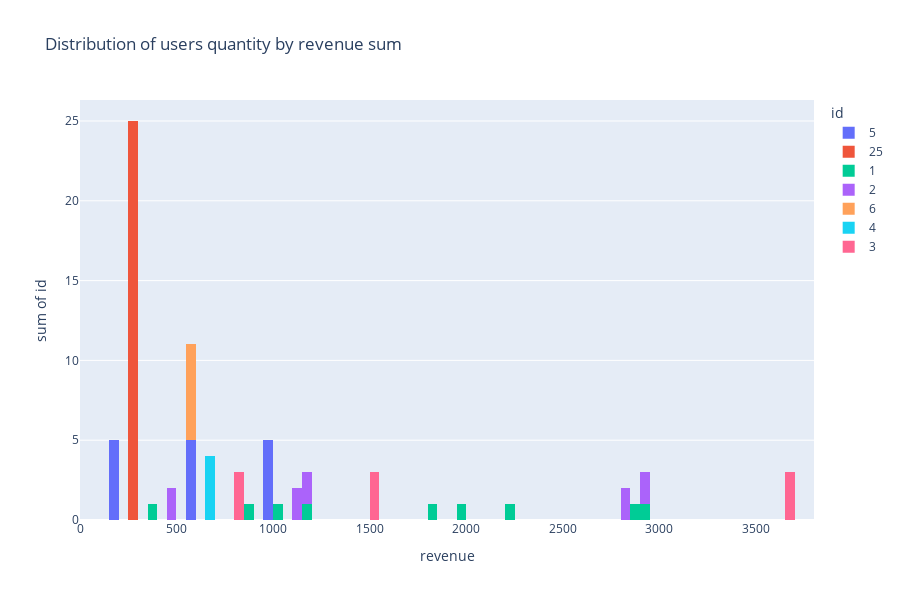

Notebook cell for this chart:
### Code cell
fig = px.histogram(hist_data_a,
                   x = 'revenue',
                   y = 'id',
                   color = 'id',        
                   nbins = 70,  
                   range_x = [0, 3800],
                   title = 'Distribution of users quantity by revenue sum, group A',
                   height = 600, width = 900)
fig.show()

### Figure 1 — Plotly figure (JSON) as saved in the notebook; plotly's stock layout.template omitted (floating-point values rounded to 4 significant figures)
{"data": [{"alignmentgroup": "True", "bingroup": "x", "histfunc": "sum", "hovertemplate": "id=5<br>revenue=%{x}<br>sum of id=%{y}<extra></extra>", "legendgroup": "5", "marker": {"color": "#636efa"}, "name": "5", "nbinsx": 70, "offsetgroup": "5", "orientation": "v", "showlegend": true, "type": "histogram", "x": [199, 590, 990], "xaxis": "x", "y": [5, 5, 5], "yaxis": "y"}, {"alignmentgroup": "True", "bingroup": "x", "histfunc": "sum", "hovertemplate": "id=25<br>revenue=%{x}<br>sum of id=%{y}<extra></extra>", "legendgroup": "25", "marker": {"color": "#EF553B"}, "name": "25", "nbinsx": 70, "offsetgroup": "25", "orientation": "v", "showlegend": true, "type": "histogram", "x": [290], "xaxis": "x", "y": [25], "yaxis": "y"}, {"alignmentgroup": "True", "bingroup": "x", "histfunc": "sum", "hovertemplate": "id=1<br>revenue=%{x}<br>sum of id=%{y}<extra></extra>", "legendgroup": "1", "marker": {"color": "#00cc96"}, "name": "1", "nbinsx": 70, "offsetgroup": "1", "orientation": "v", "showlegend": true, "type": "histogram", "x": [398, 870, 1039, 1180, 1830, 1980, 2220, 2890, 2900], "xaxis": "x", "y": [1, 1, 1, 1, 1, 1, 1, 1, 1], "yaxis": "y"}, {"alignmentgroup": "True", "bingroup": "x", "histfunc": "sum", "hovertemplate": "id=2<br>revenue=%{x}<br>sum of id=%{y}<extra></extra>", "legendgroup": "2", "marker": {"color": "#ab63fa"}, "name": "2", "nbinsx": 70, "offsetgroup": "2", "orientation": "v", "showlegend": true, "type": "histogram", "x": [489, 1140, 1160, 2820, 2910], "xaxis": "x", "y": [2, 2, 2, 2, 2], "yaxis": "y"}, {"alignmentgroup": "True", "bingroup": "x", "histfunc": "sum", "hovertemplate": "id=6<br>revenue=%{x}<br>sum of id=%{y}<extra></extra>", "legendgroup": "6", "marker": {"color": "#FFA15A"}, "name": "6", "nbinsx": 70, "offsetgroup": "6", "orientation": "v", "showlegend": true, "type": "histogram", "x": [580], "xaxis": "x", "y": [6], "yaxis": "y"}, {"alignmentgroup": "True", "bingroup": "x", "histfunc": "sum", "hovertemplate": "id=4<br>revenue=%{x}<br>sum of id=%{y}<extra></extra>", "legendgroup": "4", "marker": {"color": "#19d3f3"}, "name": "4", "nbinsx": 70, "offsetgroup": "4", "orientation": "v", "showlegend": true, "type": "histogram", "x": [690], "xaxis": "x", "y": [4], "yaxis": "y"}, {"alignmentgroup": "True", "bingroup": "x", "histfunc": "sum", "hovertemplate": "id=3<br>revenue=%{x}<br>sum of id=%{y}<extra></extra>", "legendgroup": "3", "marker": {"color": "#FF6692"}, "name": "3", "nbinsx": 70, "offsetgroup": "3", "orientation": "v", "showlegend": true, "type": "histogram", "x": [840, 1530, 3660], "xaxis": "x", "y": [3, 3, 3], "yaxis": "y"}], "layout": {"barmode": "relative", "height": 600, "legend": {"title": {"text": "id"}, "tracegroupgap": 0}, "title": {"text": "Distribution of users quantity by revenue sum"}, "width": 900, "xaxis": {"anchor": "y", "domain": [0, 1], "range": [0, 3800], "title": {"text": "revenue"}}, "yaxis": {"anchor": "x", "categoryarray": [3, 4, 6, 2, 1, 25, 5], "categoryorder": "array", "domain": [0, 1], "title": {"text": "sum of id"}}}}
